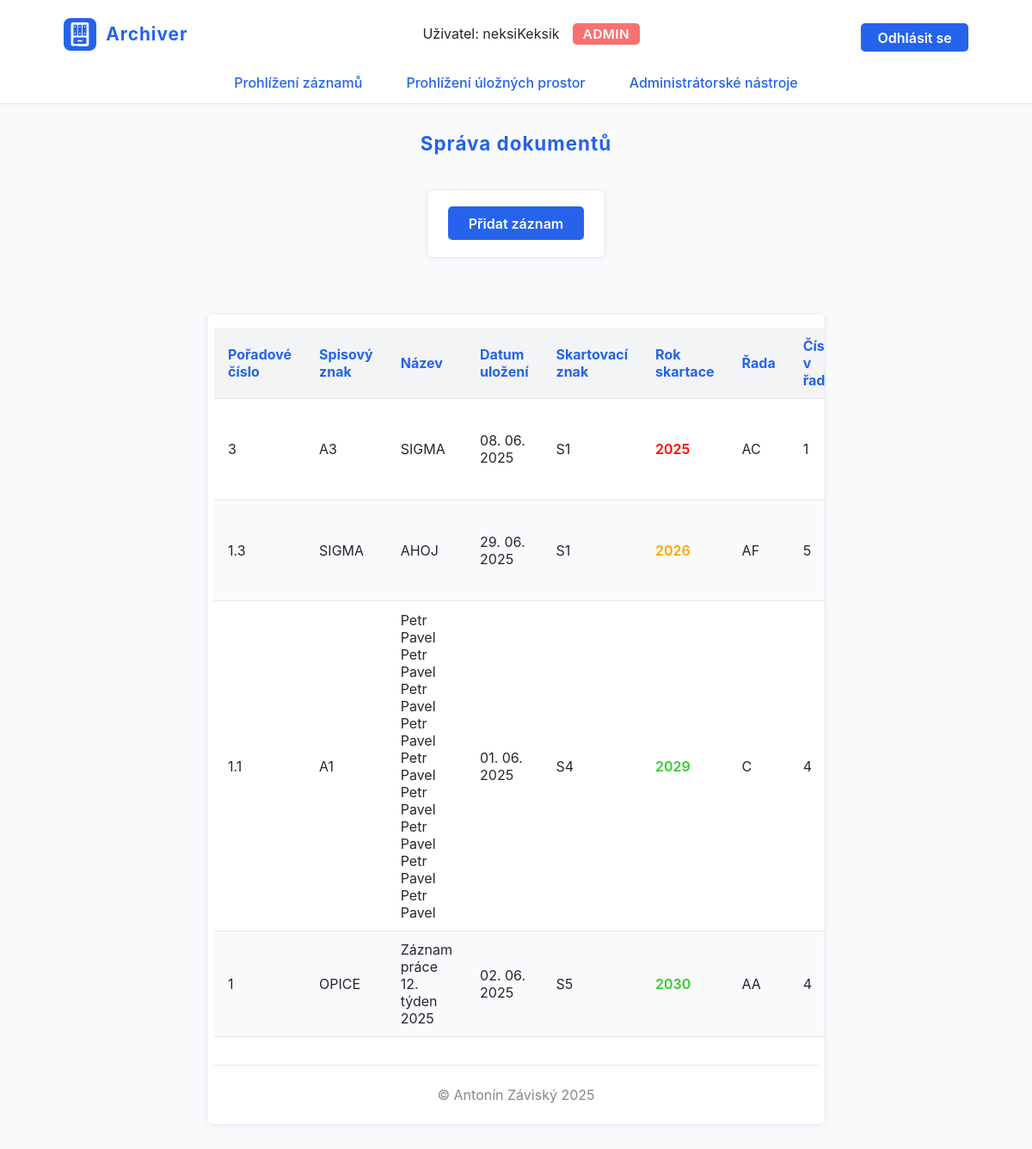
/index.php (signed in), run on the app's committed database.
### tables this page shows
CREATE TABLE `files` (
  `ID` int(11) NOT NULL,
  `poradCislo` float NOT NULL,
  `spisZnak` varchar(100) NOT NULL,
  `nazev` varchar(255) NOT NULL,
  `datumUlozeni` date NOT NULL,
  `skartZnak` varchar(4) NOT NULL,
  `rokSkartace` year(4) NOT NULL,
  `rada` varchar(2) NOT NULL,
  `cislo` int(11) NOT NULL
);

### db/files.php (called while the page is built, shortened)
<?php
function listFiles($db){
    $result = mysqli_query($db, "SELECT * FROM files ORDER BY rokSkartace ASC");
    return $files = mysqli_fetch_all($result, MYSQLI_ASSOC);
}

### homepage.phtml (the view, shortened to what this page needs)
<h2>Správa dokumentů</h2>
<?php if(isset($_SESSION["loggedUser"]["is_admin"])){ ?>
    <div class="newFile">
        <a href="new-file.php">Přidat záznam</a>
    </div>
<?php } ?>
<div class="stul">
    <table>
        <thead>
            <th>Pořadové číslo</th>
            <th>Spisový znak</th>
            <th>Název</th>
            <th>Datum uložení</th>
            <th>Skartovací znak</th>
            <th>Rok skartace</th>
            <th>Řada</th>
            <th>Číslo v řadě</th>
        </thead>
        <tbody>
            <?php
                foreach($files as $file){
            ?>
                <tr>
                    <td><?= $file["poradCislo"] ?></td>
                    <td><?= $file["spisZnak"] ?></td>
                    <td><?= $file["nazev"] ?></td>
                    <td><?= date("d. m. Y", strtotime($file["datumUlozeni"])) ?></td>
                    <td><?= $file["skartZnak"] ?></td>
                    <td>
                        <?php if($file["rokSkartace"]==date("Y")){ ?>
                            <span class="red"><?= $file["rokSkartace"] ?></span>
                        <?php } else if($file["rokSkartace"]==(date("Y")+1)){ ?>
                            <span class="orange"><?= $file["rokSkartace"] ?></span>
                        <?php } else { ?>
                            <span class="green"><?= $file["rokSkartace"] ?></span>
                        <?php } ?>
                    </td>
                    <td><?= $file["rada"] ?></td>
                    <td><?= $file["cislo"] ?></td>
                </tr>
            <?php } ?>
        </tbody>
    </table>

### style.css (style rules this page uses)
* { box-sizing: border-box; margin: 0; padding: 0; font-family: 'Inter', 'Segoe UI', Arial, sans-serif; }
body { background: #f9fafb; min-height: 100vh; color: #23272f; display: flex; flex-direction: column; }
h2 { font-size: 1.4em; font-weight: 700; margin: 2rem 0 1.5rem 0; color: #2563eb; text-align: center; letter-spacing: 1px; }
.form, .newFile, .newStorage { background: #fff; border-radius: 8px; box-shadow: 0 2px 8px rgba(37,99,235,0.05); max-width: 340px; margin: 2rem auto; padding: 1.2rem 1.2rem; display: flex; flex-direction: column; gap: 1em; border: 1px solid #e5e7eb; }
.newFile { max-width: 320px; margin-bottom: 2rem; margin-top: 1rem; padding: 1.2rem 1.5rem; align-items: center; background: #fff; border-radius: 8px; box-shadow: 0 2px 8px rgba(37,99,235,0.05); display: flex; flex-direction: column; border: 1px solid #e5e7eb; }
.newFile a { background: #2563eb; color: #fff; padding: 0.6em 1.5em; border-radius: 5px; font-weight: 600; text-decoration: none; transition: background 0.2s; }
.stul { width: 60%; margin: 2rem auto; overflow-x: auto; background: #fff; border-radius: 8px; box-shadow: 0 2px 8px rgba(37,99,235,0.05); padding: 1rem 0.5rem; border: 1px solid #e5e7eb; }
table { width: 100%; border-collapse: collapse; background: transparent; font-size: 1em; margin-bottom: 2rem; }
th, td { padding: 0.7em 1em; border-bottom: 1px solid #e5e7eb; text-align: left; }
th { background: #f3f4f6; color: #2563eb; font-weight: 700; }
tr:nth-child(even) td { background: #f9fafb; }
.red { color: red; font-weight: 600; }
.orange { color: orange; font-weight: 600; }
.green { color: limegreen; font-weight: 600; }

### data on the page
files: poradCislo "3", spisZnak "A3", nazev "SIGMA", datumUlozeni "08. 06. 2025", skartZnak "S1", rokSkartace "2025", rada "AC", cislo "1"
files: poradCislo "1.3", spisZnak "SIGMA", nazev "AHOJ", datumUlozeni "29. 06. 2025", skartZnak "S1", rokSkartace "2026", rada "AF", cislo "5"
files: poradCislo "1.1", spisZnak "A1", nazev "Petr Pavel Petr Pavel Petr Pavel Petr Pavel Petr Pavel Petr Pavel Petr Pavel Petr Pavel Petr Pavel", datumUlozeni "01. 06. 2025", skartZnak "S4", rokSkartace "2029", rada "C", cislo "4"
files: poradCislo "1", spisZnak "OPICE", nazev "Záznam práce 12. týden 2025", datumUlozeni "02. 06. 2025", skartZnak "S5", rokSkartace "2030", rada "AA", cislo "4"

### other printed values
$_SESSION["loggedUser"]["username"] "neksiKeksik"
